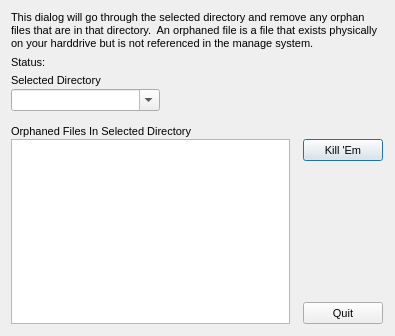
<?xml version="1.0"?>
<ui version="4.0">
  <class>Form</class>
  <widget class="QDialog" name="IDD_ORPHAN">
    <property name="geometry">
      <rect>
        <x>0</x>
        <y>0</y>
        <width>395</width>
        <height>336</height>
      </rect>
    </property>
    <property name="windowTitle">
      <string>Orphan Hunter</string>
    </property>
    <property name="font">
      <font>
        <family>Liberation Sans</family>
        <pointsize>8</pointsize>
        <bold>false</bold>
        <italic>false</italic>
      </font>
    </property>
    <property name="enabled">
      <bool>true</bool>
    </property>
    <property name="windowFlags">
      <set>Qt::Dialog|Qt::WindowCloseButtonHint</set>
    </property>
    <property name="minimumSize">
      <size>
        <width>395</width>
        <height>336</height>
      </size>
    </property>
    <property name="maximumSize">
      <size>
        <width>395</width>
        <height>336</height>
      </size>
    </property>
    <widget class="QWidget" name="widget">
      <property name="geometry">
        <rect>
          <x>0</x>
          <y>0</y>
          <width>0</width>
          <height>0</height>
        </rect>
      </property>
      <property name="visible">
        <bool>true</bool>
      </property>
      <property name="enabled">
        <bool>true</bool>
      </property>
    </widget>
    <widget class="QLabel" name="IDC_STATIC">
      <property name="wordWrap">
        <bool>true</bool>
      </property>
      <property name="geometry">
        <rect>
          <x>11</x>
          <y>11</y>
          <width>372</width>
          <height>47</height>
        </rect>
      </property>
      <property name="text">
        <string>This dialog will go through the selected directory and remove any orphan files that are in that directory.  An orphaned file is a file that exists physically on your harddrive but is not referenced in the manage system.</string>
      </property>
      <property name="visible">
        <bool>true</bool>
      </property>
      <property name="enabled">
        <bool>true</bool>
      </property>
      <property name="alignment">
        <set>Qt::AlignLeft</set>
      </property>
    </widget>
    <widget class="QLabel" name="IDC_STATIC_2">
      <property name="geometry">
        <rect>
          <x>11</x>
          <y>56</y>
          <width>51</width>
          <height>13</height>
        </rect>
      </property>
      <property name="text">
        <string>Status:</string>
      </property>
      <property name="visible">
        <bool>true</bool>
      </property>
      <property name="enabled">
        <bool>true</bool>
      </property>
      <property name="alignment">
        <set>Qt::AlignLeft</set>
      </property>
    </widget>
    <widget class="QLabel" name="IDC_STATUS">
      <property name="geometry">
        <rect>
          <x>49</x>
          <y>56</y>
          <width>269</width>
          <height>13</height>
        </rect>
      </property>
      <property name="visible">
        <bool>true</bool>
      </property>
      <property name="enabled">
        <bool>true</bool>
      </property>
      <property name="alignment">
        <set>Qt::AlignLeft</set>
      </property>
    </widget>
    <widget class="QLabel" name="IDC_STATIC_3">
      <property name="geometry">
        <rect>
          <x>11</x>
          <y>74</y>
          <width>94</width>
          <height>13</height>
        </rect>
      </property>
      <property name="text">
        <string>Selected Directory</string>
      </property>
      <property name="visible">
        <bool>true</bool>
      </property>
      <property name="enabled">
        <bool>true</bool>
      </property>
      <property name="alignment">
        <set>Qt::AlignLeft</set>
      </property>
    </widget>
    <widget class="QLabel" name="IDC_STATS">
      <property name="geometry">
        <rect>
          <x>168</x>
          <y>82</y>
          <width>160</width>
          <height>42</height>
        </rect>
      </property>
      <property name="visible">
        <bool>true</bool>
      </property>
      <property name="enabled">
        <bool>true</bool>
      </property>
      <property name="alignment">
        <set>Qt::AlignLeft</set>
      </property>
    </widget>
    <widget class="QComboBox" name="IDC_DIRECTORY">
      <property name="maxVisibleItems">
        <number>11</number>
      </property>
      <property name="geometry">
        <rect>
          <x>11</x>
          <y>89</y>
          <width>149</width>
          <height>22</height>
        </rect>
      </property>
      <property name="visible">
        <bool>true</bool>
      </property>
      <property name="enabled">
        <bool>true</bool>
      </property>
      <property name="editable">
        <bool>true</bool>
      </property>
    </widget>
    <widget class="QLabel" name="IDC_STATIC_4">
      <property name="geometry">
        <rect>
          <x>11</x>
          <y>125</y>
          <width>186</width>
          <height>13</height>
        </rect>
      </property>
      <property name="text">
        <string>Orphaned Files In Selected Directory</string>
      </property>
      <property name="visible">
        <bool>true</bool>
      </property>
      <property name="enabled">
        <bool>true</bool>
      </property>
      <property name="alignment">
        <set>Qt::AlignLeft</set>
      </property>
    </widget>
    <widget class="QListWidget" name="IDC_LIST">
      <property name="geometry">
        <rect>
          <x>11</x>
          <y>139</y>
          <width>279</width>
          <height>185</height>
        </rect>
      </property>
      <property name="visible">
        <bool>true</bool>
      </property>
      <property name="enabled">
        <bool>true</bool>
      </property>
      <property name="selectionMode">
        <enum>QAbstractItemView::SingleSelection</enum>
      </property>
    </widget>
    <widget class="QPushButton" name="IDOK">
      <property name="geometry">
        <rect>
          <x>303</x>
          <y>139</y>
          <width>80</width>
          <height>22</height>
        </rect>
      </property>
      <property name="text">
        <string>Kill 'Em</string>
      </property>
      <property name="visible">
        <bool>true</bool>
      </property>
      <property name="enabled">
        <bool>true</bool>
      </property>
      <property name="default">
        <bool>true</bool>
      </property>
      <property name="autoDefault">
        <bool>true</bool>
      </property>
    </widget>
    <widget class="QPushButton" name="IDCANCEL">
      <property name="geometry">
        <rect>
          <x>303</x>
          <y>302</y>
          <width>80</width>
          <height>22</height>
        </rect>
      </property>
      <property name="text">
        <string>Quit</string>
      </property>
      <property name="visible">
        <bool>true</bool>
      </property>
      <property name="enabled">
        <bool>true</bool>
      </property>
      <property name="default">
        <bool>false</bool>
      </property>
      <property name="autoDefault">
        <bool>false</bool>
      </property>
    </widget>
    <action name="IDD_ORPHANHUNTER">
      <property name="text">
        <string>Orphan Hunter</string>
      </property>
    </action>
    <action name="IDD_REORDER_PAGES">
      <property name="text">
        <string>Reorder Net Pages</string>
      </property>
    </action>
    <action name="IDD_SHOW_ALL_CHECKED_OUT">
      <property name="text">
        <string>Show All Pages Checked Out</string>
      </property>
    </action>
    <action name="IDM_IMPORT_BITMAP">
      <property name="text">
        <string>Bitmap/Animation Converter...</string>
      </property>
    </action>
    <action name="ID_APP_ABOUT">
      <property name="text">
        <string>&amp;About editor...</string>
      </property>
    </action>
    <action name="ID_APP_EXIT">
      <property name="text">
        <string>E&amp;xit</string>
      </property>
      <property name="shortcut">
        <string>Alt+X</string>
      </property>
    </action>
    <action name="ID_BRIEFING_EDITOR">
      <property name="text">
        <string>Briefing Editor...</string>
      </property>
    </action>
    <action name="ID_BUTTON_LIGHTING">
      <property name="text">
        <string>ID_BUTTON_LIGHTING</string>
      </property>
    </action>
    <action name="ID_BUTTON_OUTLINE">
      <property name="text">
        <string>ID_BUTTON_OUTLINE</string>
      </property>
    </action>
    <action name="ID_BUTTON_WINDOWSELECTION">
      <property name="text">
        <string>ID_BUTTON_WINDOWSELECTION</string>
      </property>
    </action>
    <action name="ID_D3HELP">
      <property name="text">
        <string>Help on D3 Editor</string>
      </property>
    </action>
    <action name="ID_EDITORS_AIPROPERTIES">
      <property name="text">
        <string>AI Properties...</string>
      </property>
    </action>
    <action name="ID_EDITORS_AMBIENTSOUNDS">
      <property name="text">
        <string>Ambient Sounds...</string>
      </property>
    </action>
    <action name="ID_EDITORS_DALLAS">
      <property name="text">
        <string>Dallas Graphical Script Editor...</string>
      </property>
    </action>
    <action name="ID_EDITORS_FILES">
      <property name="text">
        <string>Files...</string>
      </property>
    </action>
    <action name="ID_EDITORS_MEGACELLS">
      <property name="text">
        <string>Megacells...</string>
      </property>
    </action>
    <action name="ID_EDIT_ADDSELECT">
      <property name="text">
        <string>Add Current Room to Selected List</string>
      </property>
    </action>
    <action name="ID_EDIT_ATTACH">
      <property name="text">
        <string>&amp;Attach</string>
      </property>
    </action>
    <action name="ID_EDIT_CLEARSELECTED">
      <property name="text">
        <string>Clear Selected List</string>
      </property>
    </action>
    <action name="ID_EDIT_COPY">
      <property name="text">
        <string>&amp;Copy</string>
      </property>
      <property name="shortcut">
        <string>Ctrl+Ins</string>
      </property>
    </action>
    <action name="ID_EDIT_CUT">
      <property name="text">
        <string>Cu&amp;t</string>
      </property>
      <property name="shortcut">
        <string>Shift+Del</string>
      </property>
    </action>
    <action name="ID_EDIT_DELETE">
      <property name="text">
        <string>&amp;Delete</string>
      </property>
    </action>
    <action name="ID_EDIT_LOADSCRAP">
      <property name="text">
        <string>Load Scrap from Disk</string>
      </property>
    </action>
    <action name="ID_EDIT_PASTE">
      <property name="text">
        <string>&amp;Paste</string>
      </property>
      <property name="shortcut">
        <string>Shift+Ins</string>
      </property>
    </action>
    <action name="ID_EDIT_PLACE">
      <property name="text">
        <string>&amp;Place in Mine</string>
      </property>
    </action>
    <action name="ID_EDIT_PLACE_TERRAIN">
      <property name="text">
        <string>&amp;Place on Terrain</string>
      </property>
    </action>
    <action name="ID_EDIT_REMOVESELECT">
      <property name="text">
        <string>Remove Current Room from Selected List</string>
      </property>
    </action>
    <action name="ID_EDIT_SAVESCRAP">
      <property name="text">
        <string>Save Scrap to Disk</string>
      </property>
    </action>
    <action name="ID_EDIT_SELECTATTACHED">
      <property name="text">
        <string>Select All Rooms Attached to Current Room</string>
      </property>
    </action>
    <action name="ID_EDIT_UNDO">
      <property name="text">
        <string>&amp;Undo</string>
      </property>
      <property name="shortcut">
        <string>Alt+Backspace</string>
      </property>
    </action>
    <action name="ID_FILE_AUTOSAVE">
      <property name="text">
        <string>Autosave</string>
      </property>
      <property name="checkable">
        <bool>true</bool>
      </property>
    </action>
    <action name="ID_FILE_CHECKMINE">
      <property name="text">
        <string>&amp;Check Mine</string>
      </property>
    </action>
    <action name="ID_FILE_FIXCRACKS">
      <property name="text">
        <string>Fix Level Cracks</string>
      </property>
    </action>
    <action name="ID_FILE_FIXDEGENERATEFACES">
      <property name="text">
        <string>Fix/Remove Degenerate Faces</string>
      </property>
    </action>
    <action name="ID_FILE_IMPORT_ROOM">
      <property name="text">
        <string>Import 3DSMax Room</string>
      </property>
    </action>
    <action name="ID_FILE_INFORMATION">
      <property name="text">
        <string>&amp;Information</string>
      </property>
      <property name="shortcut">
        <string>Alt+I</string>
      </property>
    </action>
    <action name="ID_FILE_LEAVE_EDITOR">
      <property name="text">
        <string>Go to main menu...</string>
      </property>
    </action>
    <action name="ID_FILE_LEVELPROPS">
      <property name="text">
        <string>Set Selected Room(s) Properties</string>
      </property>
    </action>
    <action name="ID_FILE_LEVEL_INFO">
      <property name="text">
        <string>Edit Level Info...</string>
      </property>
    </action>
    <action name="ID_FILE_MRU_FILE1">
      <property name="text">
        <string>Recent File</string>
      </property>
      <property name="enabled">
        <bool>false</bool>
      </property>
    </action>
    <action name="ID_FILE_NEW">
      <property name="text">
        <string>&amp;New</string>
      </property>
      <property name="shortcut">
        <string>Ctrl+N</string>
      </property>
    </action>
    <action name="ID_FILE_OPEN">
      <property name="text">
        <string>&amp;Open...</string>
      </property>
      <property name="shortcut">
        <string>Ctrl+O</string>
      </property>
    </action>
    <action name="ID_FILE_PLAY640X480">
      <property name="text">
        <string>&amp;Play in 640 x 480</string>
      </property>
      <property name="shortcut">
        <string>Alt+P</string>
      </property>
    </action>
    <action name="ID_FILE_PREFERENCES">
      <property name="text">
        <string>Preferences</string>
      </property>
    </action>
    <action name="ID_FILE_PRINT">
      <property name="text">
        <string>&amp;Print...</string>
      </property>
      <property name="shortcut">
        <string>Ctrl+P</string>
      </property>
    </action>
    <action name="ID_FILE_PRINT_PREVIEW">
      <property name="text">
        <string>Print Pre&amp;view</string>
      </property>
    </action>
    <action name="ID_FILE_PRINT_SETUP">
      <property name="text">
        <string>P&amp;rint Setup...</string>
      </property>
    </action>
    <action name="ID_FILE_REMOVEDUPLICATEFACESFROMCURRENTROOM">
      <property name="text">
        <string>Remove Duplicate Faces from Current Room</string>
      </property>
    </action>
    <action name="ID_FILE_REMOVEEXTRAPOINTS">
      <property name="text">
        <string>Remove Extra Points</string>
      </property>
    </action>
    <action name="ID_FILE_RESTOREGAMESTATE">
      <property name="text">
        <string>Restore Gamestate</string>
      </property>
    </action>
    <action name="ID_FILE_SAVE">
      <property name="text">
        <string>&amp;Save</string>
      </property>
      <property name="shortcut">
        <string>Ctrl+S</string>
      </property>
    </action>
    <action name="ID_FILE_SAVEGOALTEXT">
      <property name="text">
        <string>Save Goal Text to File</string>
      </property>
    </action>
    <action name="ID_FILE_SAVE_AS">
      <property name="text">
        <string>Save &amp;As...</string>
      </property>
    </action>
    <action name="ID_FILE_SAVE_COPY_AS">
      <property name="text">
        <string>Save Copy &amp;As...</string>
      </property>
    </action>
    <action name="ID_FILE_STATS">
      <property name="text">
        <string>Show Level Stats</string>
      </property>
    </action>
    <action name="ID_FILE_UPDATE">
      <property name="text">
        <string>&amp;Update</string>
      </property>
      <property name="shortcut">
        <string>Ctrl+S</string>
      </property>
    </action>
    <action name="ID_FILE_VERIFY_LEVEL">
      <property name="text">
        <string>Verify Level</string>
      </property>
    </action>
    <action name="ID_HOTSPOT_TGA">
      <property name="text">
        <string>HotSpot TGA Extractor...</string>
      </property>
    </action>
    <action name="ID_MINE_VIEW">
      <property name="text">
        <string>Mine View</string>
      </property>
      <property name="shortcut">
        <string>F2</string>
      </property>
    </action>
    <action name="ID_OBJBUTTON">
      <property name="text">
        <string>ID_OBJBUTTON</string>
      </property>
    </action>
    <action name="ID_OBJECT_DELETEOBJECT">
      <property name="text">
        <string>Delete Object</string>
      </property>
      <property name="shortcut">
        <string>Del</string>
      </property>
    </action>
    <action name="ID_OBJECT_MOVEPLAYER">
      <property name="text">
        <string>Move Player 0 to Viewer</string>
      </property>
    </action>
    <action name="ID_OBJECT_PLACECAMERAATCURRENTFACE">
      <property name="text">
        <string>Create New Camera at Current Face</string>
      </property>
    </action>
    <action name="ID_OBJECT_PLACECAMERAATVIEWER">
      <property name="text">
        <string>Create New Camera at Viewer</string>
      </property>
    </action>
    <action name="ID_OBJECT_PLACEOBJECT">
      <property name="text">
        <string>Place Object</string>
      </property>
      <property name="shortcut">
        <string>Ins</string>
      </property>
    </action>
    <action name="ID_OBJECT_PLACESOUNDSOURCEATVIEWER">
      <property name="text">
        <string>Create SoundSource at Viewer</string>
      </property>
    </action>
    <action name="ID_OBJECT_PLACEWAYPOINTATVIEWER">
      <property name="text">
        <string>Place Waypoint at Viewer</string>
      </property>
    </action>
    <action name="ID_OBJECT_SELECTBYNUMBER">
      <property name="text">
        <string>Select Object By Number</string>
      </property>
    </action>
    <action name="ID_OBJECT_SETCAMERAFROMVIEWER">
      <property name="text">
        <string>Move Camera to Viewer</string>
      </property>
    </action>
    <action name="ID_OBJECT_SETVIEWERFROMCAMERA">
      <property name="text">
        <string>Move Viewer to Camera</string>
      </property>
    </action>
    <action name="ID_OSIRISCOMPILE">
      <property name="text">
        <string>ID_OSIRISCOMPILE</string>
      </property>
    </action>
    <action name="ID_REINIT_OPENGL">
      <property name="text">
        <string>ID_REINIT_OPENGL</string>
      </property>
    </action>
    <action name="ID_ROOM_ADD">
      <property name="text">
        <string>&amp;Add Room at Current Face</string>
      </property>
      <property name="shortcut">
        <string>Shift+A</string>
      </property>
    </action>
    <action name="ID_ROOM_ADDVERTTONEWFACE">
      <property name="text">
        <string>Add Vert to New Face</string>
      </property>
      <property name="shortcut">
        <string>Shift+V</string>
      </property>
    </action>
    <action name="ID_ROOM_ATTACHROOM">
      <property name="text">
        <string>Attach Room</string>
      </property>
    </action>
    <action name="ID_ROOM_BUILDBRIDGE">
      <property name="text">
        <string>&amp;Build Bridge</string>
      </property>
    </action>
    <action name="ID_ROOM_BUILDSMOOTHBRIDGE">
      <property name="text">
        <string>Build Smooth Bridge</string>
      </property>
      <property name="shortcut">
        <string>Ctrl+B</string>
      </property>
    </action>
    <action name="ID_ROOM_CLEARCENTERPOINT">
      <property name="text">
        <string>Clear Center Point</string>
      </property>
    </action>
    <action name="ID_ROOM_COMBINE">
      <property name="text">
        <string>Combine Rooms</string>
      </property>
    </action>
    <action name="ID_ROOM_DELETE">
      <property name="text">
        <string>Delete Current Room</string>
      </property>
    </action>
    <action name="ID_ROOM_DELETECONNECTEDFACES">
      <property name="text">
        <string>Delete Connected Faces</string>
      </property>
    </action>
    <action name="ID_ROOM_DELETEFACE">
      <property name="text">
        <string>Delete Current Face</string>
      </property>
    </action>
    <action name="ID_ROOM_DELETEPORTAL">
      <property name="text">
        <string>Delete Current Portal</string>
      </property>
    </action>
    <action name="ID_ROOM_DELETEVERT">
      <property name="text">
        <string>Delete Current Vert From Face</string>
      </property>
    </action>
    <action name="ID_ROOM_DROPROOM">
      <property name="text">
        <string>Drop Room</string>
      </property>
    </action>
    <action name="ID_ROOM_FACE_ADDVERTTOEDGE">
      <property name="text">
        <string>Add Vert To Edge</string>
      </property>
    </action>
    <action name="ID_ROOM_FACE_DELETEVERTONEDGE">
      <property name="text">
        <string>Delete Vert on Edge</string>
      </property>
    </action>
    <action name="ID_ROOM_FACE_MOVEVERTONEDGE">
      <property name="text">
        <string>Move Vert on Edge</string>
      </property>
    </action>
    <action name="ID_ROOM_FACE_SPLITFACE">
      <property name="text">
        <string>Split Face</string>
      </property>
    </action>
    <action name="ID_ROOM_FINISHNEWFACE">
      <property name="text">
        <string>Add Last Point to New Face (Finish Face)</string>
      </property>
    </action>
    <action name="ID_ROOM_GRABTEXTURE">
      <property name="text">
        <string>Grab Texture</string>
      </property>
      <property name="shortcut">
        <string>G</string>
      </property>
    </action>
    <action name="ID_ROOM_JOINROOMS">
      <property name="text">
        <string>Join Rooms</string>
      </property>
    </action>
    <action name="ID_ROOM_JOINROOMSEXACT">
      <property name="text">
        <string>Join Rooms Exact</string>
      </property>
    </action>
    <action name="ID_ROOM_JOIN_ADJACENT_FACES">
      <property name="text">
        <string>Join Adjacent Faces</string>
      </property>
    </action>
    <action name="ID_ROOM_LINKTONEWEXTERNAL">
      <property name="text">
        <string>Link Room to New External Room</string>
      </property>
    </action>
    <action name="ID_ROOM_MARK">
      <property name="text">
        <string>&amp;Mark Room/Face</string>
      </property>
      <property name="shortcut">
        <string>Ctrl+M</string>
      </property>
    </action>
    <action name="ID_ROOM_MERGEOBJECTINTOROOM">
      <property name="text">
        <string>Merge Object into Room</string>
      </property>
    </action>
    <action name="ID_ROOM_NEXTFACE">
      <property name="text">
        <string>Next Face</string>
      </property>
      <property name="shortcut">
        <string>F</string>
      </property>
    </action>
    <action name="ID_ROOM_PLACEROOM">
      <property name="text">
        <string>Place Room at Current Room</string>
      </property>
    </action>
    <action name="ID_ROOM_PLACETERRAINROOM">
      <property name="text">
        <string>Place Room at Current Terrain Cell</string>
      </property>
    </action>
    <action name="ID_ROOM_PREVIOUSFACE">
      <property name="text">
        <string>Previous Face</string>
      </property>
      <property name="shortcut">
        <string>Shift+F</string>
      </property>
    </action>
    <action name="ID_ROOM_PROPAGATETOADJACENTCOPLANARFACES">
      <property name="text">
        <string>Propagate to Adjacent Coplanar Faces</string>
      </property>
      <property name="shortcut">
        <string>Ctrl+F</string>
      </property>
    </action>
    <action name="ID_ROOM_PROPAGATETOALL">
      <property name="text">
        <string>Propagate to All Faces in Room</string>
      </property>
      <property name="shortcut">
        <string>Shift+R</string>
      </property>
    </action>
    <action name="ID_ROOM_RENAMEROOM">
      <property name="text">
        <string>Rename Room</string>
      </property>
      <property name="shortcut">
        <string>Ctrl+R</string>
      </property>
    </action>
    <action name="ID_ROOM_ROTATEPLACEDROOM45DEGREES">
      <property name="text">
        <string>Rotate Placed Room 45 Degrees</string>
      </property>
    </action>
    <action name="ID_ROOM_SAVECURRENTROOM">
      <property name="text">
        <string>Save Current Room</string>
      </property>
    </action>
    <action name="ID_ROOM_SELECTBYNUMBER">
      <property name="text">
        <string>Select Room by Number</string>
      </property>
    </action>
    <action name="ID_ROOM_SELECTFACEBYNUMBER">
      <property name="text">
        <string>Select Face by Number</string>
      </property>
    </action>
    <action name="ID_ROOM_SETCENTERFROMVIEWER">
      <property name="text">
        <string>Set Room Center from Viewer</string>
      </property>
    </action>
    <action name="ID_ROOM_SNAPPLACEDROOM">
      <property name="text">
        <string>Snap Placed Room</string>
      </property>
    </action>
    <action name="ID_ROOM_SNAPPOINTTOEDGE">
      <property name="text">
        <string>Snap Point to Edge</string>
      </property>
    </action>
    <action name="ID_ROOM_SNAPPOINTTOFACE">
      <property name="text">
        <string>Snap Point to Face</string>
      </property>
    </action>
    <action name="ID_ROOM_SNAPPOINTTOPOINT">
      <property name="text">
        <string>Snap Point to Point</string>
      </property>
    </action>
    <action name="ID_ROOM_SPLITFACE">
      <property name="text">
        <string>Triangulate face</string>
      </property>
    </action>
    <action name="ID_ROOM_STARTNEWFACE">
      <property name="text">
        <string>Add First Point to New Face (Start Face)</string>
      </property>
    </action>
    <action name="ID_ROOM_SWAPMAKEDANDCURRENTROOMFACE">
      <property name="text">
        <string>Swap Marked and Current Room/Face</string>
      </property>
    </action>
    <action name="ID_ROOM_UNDOSNAP">
      <property name="text">
        <string>Undo Snap</string>
      </property>
    </action>
    <action name="ID_ROOM_UNPLACEROOM">
      <property name="text">
        <string>Un-place Room/Group/Door</string>
      </property>
    </action>
    <action name="ID_ROOM_VIEW">
      <property name="text">
        <string>Room View</string>
      </property>
      <property name="shortcut">
        <string>F4</string>
      </property>
    </action>
    <action name="ID_SCRIPT_LEVEL_INTERFACE">
      <property name="text">
        <string>Levels and Scripts...</string>
      </property>
    </action>
    <action name="ID_SUBEDITORS_FONT">
      <property name="text">
        <string>Font Editor...</string>
      </property>
    </action>
    <action name="ID_SUBEDITORS_HOGMAKER">
      <property name="text">
        <string>Hog Maker...</string>
      </property>
    </action>
    <action name="ID_SUBEDITORS_TABLEFILEEDIT">
      <property name="text">
        <string>Table File Text Editor...</string>
      </property>
    </action>
    <action name="ID_SUBEDITORS_TABLEFILEFILTER">
      <property name="text">
        <string>Table File Filter...</string>
      </property>
    </action>
    <action name="ID_TABLEEDIT_FILE_EXIT">
      <property name="text">
        <string>&amp;Exit</string>
      </property>
    </action>
    <action name="ID_TABLEEDIT_FILE_LOAD">
      <property name="text">
        <string>&amp;Load...</string>
      </property>
    </action>
    <action name="ID_TABLEEDIT_FILE_SAVE">
      <property name="text">
        <string>&amp;Save</string>
      </property>
    </action>
    <action name="ID_TABLEEDIT_FILE_SAVE_AS">
      <property name="text">
        <string>S&amp;ave as...</string>
      </property>
    </action>
    <action name="ID_TABLEFILTER_FILE_EXIT">
      <property name="text">
        <string>Exit</string>
      </property>
    </action>
    <action name="ID_TABLEFILTER_FILE_LOAD">
      <property name="text">
        <string>Load...</string>
      </property>
    </action>
    <action name="ID_TABLEFILTER_FILE_NEW">
      <property name="text">
        <string>New</string>
      </property>
    </action>
    <action name="ID_TABLEFILTER_FILE_SAVE">
      <property name="text">
        <string>Save</string>
      </property>
    </action>
    <action name="ID_TABLEFILTER_FILE_SAVEAS">
      <property name="text">
        <string>Save as...</string>
      </property>
    </action>
    <action name="ID_TERRAIN_VIEW">
      <property name="text">
        <string>Terrain View</string>
      </property>
      <property name="shortcut">
        <string>F3</string>
      </property>
    </action>
    <action name="ID_TEST_TEST1">
      <property name="text">
        <string>Test function 1</string>
      </property>
    </action>
    <action name="ID_TEST_TEST2">
      <property name="text">
        <string>Test function 2</string>
      </property>
    </action>
    <action name="ID_TEST_TEST3">
      <property name="text">
        <string>Test function 3</string>
      </property>
    </action>
    <action name="ID_TOOLS_WORLD_OBJECTS_BUILDINGS">
      <property name="text">
        <string>Buildings...</string>
      </property>
    </action>
    <action name="ID_TOOLS_WORLD_OBJECTS_CLUTTER">
      <property name="text">
        <string>Clutter...</string>
      </property>
    </action>
    <action name="ID_TOOLS_WORLD_OBJECTS_DOOR">
      <property name="text">
        <string>Doors...</string>
      </property>
    </action>
    <action name="ID_TOOLS_WORLD_OBJECTS_LIGHTS">
      <property name="text">
        <string>Lights...</string>
      </property>
    </action>
    <action name="ID_TOOLS_WORLD_OBJECTS_PLAYER">
      <property name="text">
        <string>Player Ships...</string>
      </property>
    </action>
    <action name="ID_TOOLS_WORLD_OBJECTS_POWERUPS">
      <property name="text">
        <string>Powerups...</string>
      </property>
    </action>
    <action name="ID_TOOLS_WORLD_OBJECTS_ROBOTS">
      <property name="text">
        <string>Robots...</string>
      </property>
    </action>
    <action name="ID_TOOLS_WORLD_OBJECTS_SOUND">
      <property name="text">
        <string>Sounds...</string>
      </property>
    </action>
    <action name="ID_TOOLS_WORLD_TEXTURES">
      <property name="text">
        <string>Textures...</string>
      </property>
    </action>
    <action name="ID_TOOLS_WORLD_WEAPONS">
      <property name="text">
        <string>Weapons...</string>
      </property>
    </action>
    <action name="ID_VIEW_CENTERONCUBE">
      <property name="text">
        <string>Center on Current &amp;Room</string>
      </property>
      <property name="shortcut">
        <string>Home</string>
      </property>
    </action>
    <action name="ID_VIEW_CENTERONMINE">
      <property name="text">
        <string>Center on &amp;Mine Origin</string>
      </property>
    </action>
    <action name="ID_VIEW_CENTERONOBJECT">
      <property name="text">
        <string>Center on Current &amp;Object</string>
      </property>
    </action>
    <action name="ID_VIEW_DELETEVIEWER">
      <property name="text">
        <string>Delete Viewer</string>
      </property>
    </action>
    <action name="ID_VIEW_FLIP">
      <property name="text">
        <string>Flip Viewer</string>
      </property>
      <property name="shortcut">
        <string>/</string>
      </property>
    </action>
    <action name="ID_VIEW_KEYPAD_TOGGLE">
      <property name="text">
        <string>Keypad</string>
      </property>
      <property name="shortcut">
        <string>F10</string>
      </property>
    </action>
    <action name="ID_VIEW_MOVECAMERATOCURRENTOBJECT">
      <property name="text">
        <string>Move camera to Current Object</string>
      </property>
    </action>
    <action name="ID_VIEW_MOVECAMERATOSELECTEDFACE">
      <property name="text">
        <string>Move camera to &amp;Current Face</string>
      </property>
      <property name="shortcut">
        <string>Shift+C</string>
      </property>
    </action>
    <action name="ID_VIEW_MOVECAMERATOSELECTEDROOM">
      <property name="text">
        <string>Move camera to &amp;Current Room</string>
      </property>
      <property name="shortcut">
        <string>C</string>
      </property>
    </action>
    <action name="ID_VIEW_NEWVIEWER">
      <property name="text">
        <string>New Viewer</string>
      </property>
    </action>
    <action name="ID_VIEW_NEXTVIEWER">
      <property name="text">
        <string>Next Viewer</string>
      </property>
    </action>
    <action name="ID_VIEW_RESETVIEWRADIUS">
      <property name="text">
        <string>Reset View Radius</string>
      </property>
    </action>
    <action name="ID_VIEW_SHOWOBJECTSINWIREFRAMEVIEW">
      <property name="text">
        <string>Show objects in Wireframe view</string>
      </property>
    </action>
    <action name="ID_VIEW_SHOWVIEWERFORWARDVECTOR">
      <property name="text">
        <string>Show Viewer Forward Vector</string>
      </property>
    </action>
    <action name="ID_VIEW_STATUS_BAR">
      <property name="text">
        <string>&amp;Status Bar</string>
      </property>
    </action>
    <action name="ID_VIEW_TEXTUREMINE">
      <property name="text">
        <string>Te&amp;xtured view</string>
      </property>
    </action>
    <action name="ID_VIEW_TOOLBAR">
      <property name="text">
        <string>&amp;Toolbar</string>
      </property>
    </action>
    <action name="ID_VIEW_VIEWPROP">
      <property name="text">
        <string>Display Viewer Properties</string>
      </property>
    </action>
    <action name="ID_VIEW_WIREFRAMEMINE">
      <property name="text">
        <string>&amp;Wireframe view</string>
      </property>
    </action>
    <action name="ID_WINDOW_CASCADE">
      <property name="text">
        <string>&amp;Cascade</string>
      </property>
    </action>
    <action name="ID_WINDOW_TILE">
      <property name="text">
        <string>&amp;Tile</string>
      </property>
    </action>
    <action name="ID_ZBUTTON">
      <property name="text">
        <string>ID_ZBUTTON</string>
      </property>
    </action>
  </widget>
</ui>
